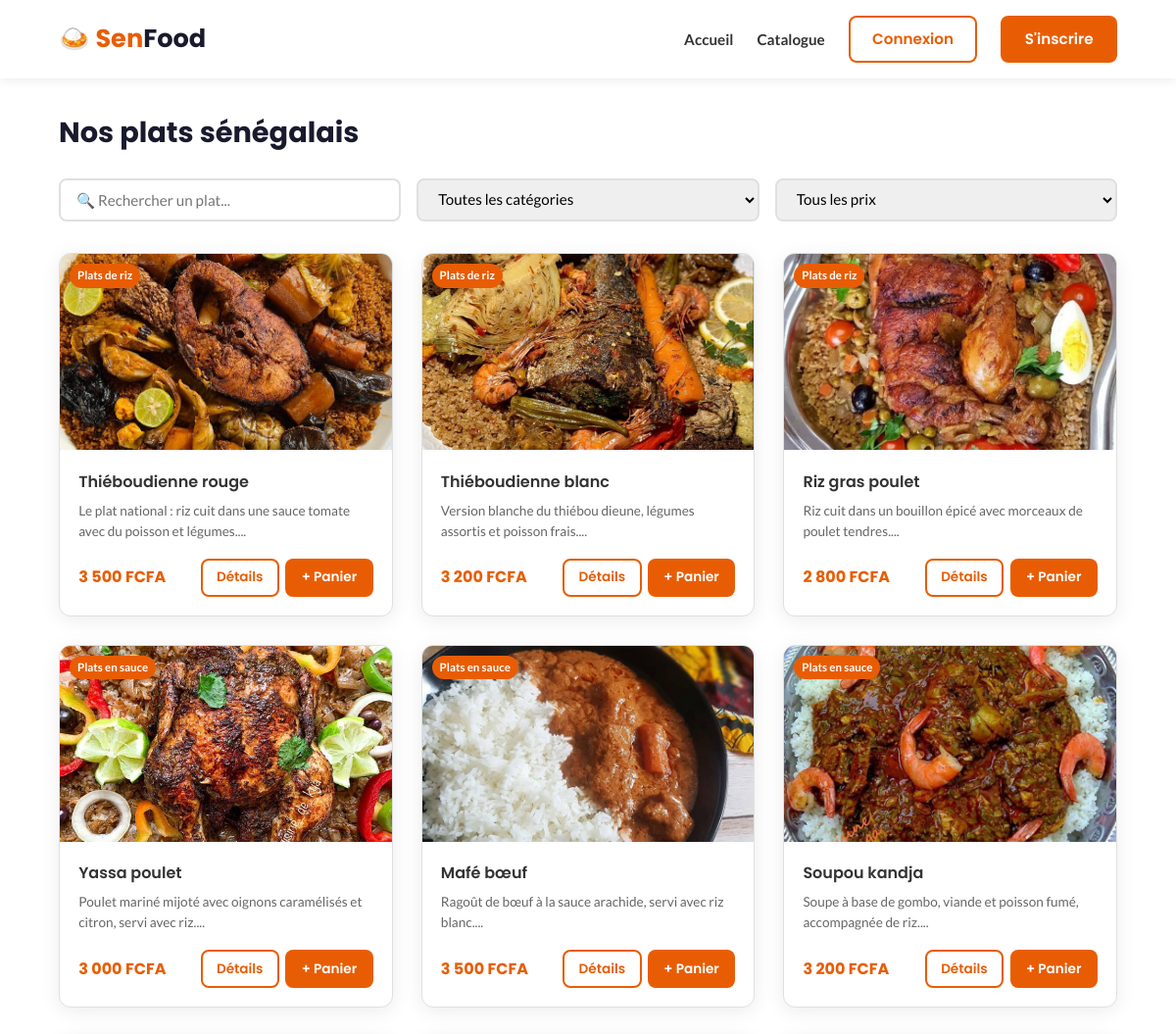
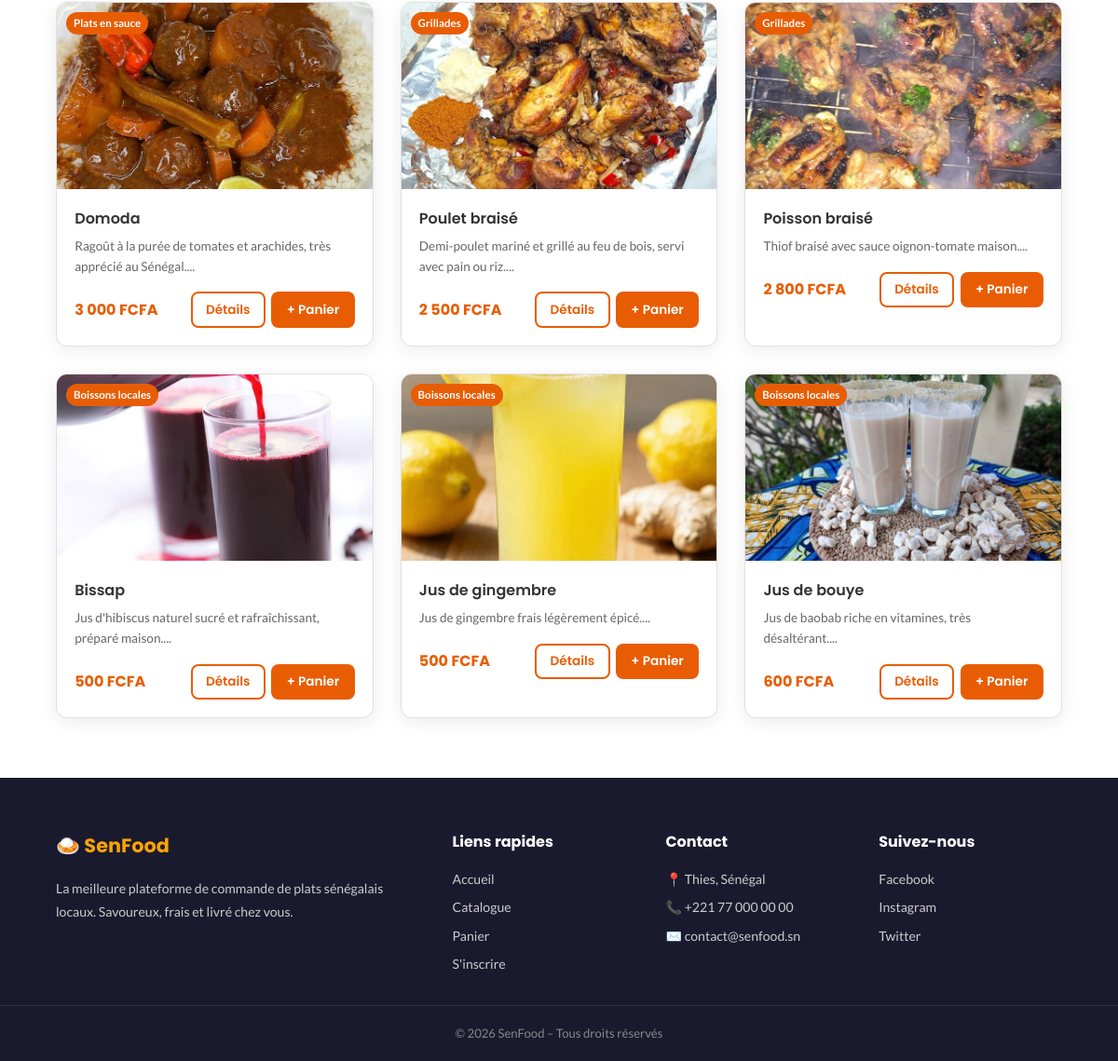
The app's page /client/catalogue.php with its own data (2 pictures, top to bottom).
### tables this page shows
CREATE TABLE `products` (
  `id` int(11) NOT NULL,
  `nom` varchar(100) NOT NULL,
  `prix` decimal(10,2) NOT NULL,
  `image` varchar(255) DEFAULT NULL,
  `description` text DEFAULT NULL,
  `categorie_id` int(11) DEFAULT NULL,
  `created_at` timestamp NOT NULL DEFAULT current_timestamp()
);

CREATE TABLE `categories` (
  `id` int(11) NOT NULL,
  `nom` varchar(100) NOT NULL,
  `description` text DEFAULT NULL
);

### client/catalogue.php (the view, shortened to what this page needs)
<?php
require_once '../config/db.php';
$recherche    = isset($_GET['q']) ? trim($_GET['q']) : '';
$sql    = 'SELECT p.*, c.nom AS categorie_nom FROM products p LEFT JOIN categories c ON p.categorie_id = c.id WHERE 1=1';
$params = [];
$sql .= ' ORDER BY p.created_at DESC';
$stmt = $pdo->prepare($sql);
$stmt->execute($params);
$produits = $stmt->fetchAll();
?>
<!DOCTYPE html>
<html lang="fr">
<head>
    <link rel="stylesheet" href="../assets/css/style.css">
</head>
<body>
<?php include '../includes/header.php'; ?>
<main class="catalogue-page">
    <div class="container">
        <h1 class="page-titre">Nos plats sénégalais</h1>
        <div class="filtres-bar">
            <input type="text" id="recherche-input" placeholder="🔍 Rechercher un plat..."
                   value="<?= htmlspecialchars($recherche) ?>">
            <select id="filtre-categorie">
                <option value="0">Toutes les catégories</option>
            </select>
            <select id="filtre-prix">
                <option value="0">Tous les prix</option>
            </select>
        </div>
        <div class="produits-grid" id="catalogue-grid">
            <?php if (empty($produits)): ?>
                <p class="aucun-resultat">Aucun plat trouvé. Essayez un autre filtre.</p>
            <?php else: ?>
                <?php foreach ($produits as $produit): ?>
                <div class="produit-card"
                     data-nom="<?= strtolower(htmlspecialchars($produit['nom'])) ?>"
                     data-categorie="<?= $produit['categorie_id'] ?>"
                     data-prix="<?= $produit['prix'] ?>">
                    <div class="produit-image">
                        <img src="../<?= htmlspecialchars($produit['image']) ?>"
                             alt="<?= htmlspecialchars($produit['nom']) ?>"
                             onerror="this.src='../assets/images/default.jpg'">
                        <span class="produit-badge"><?= htmlspecialchars($produit['categorie_nom']) ?></span>
                    </div>
                    <div class="produit-info">
                        <h3><?= htmlspecialchars($produit['nom']) ?></h3>
                        <p class="produit-description">
                            <?= htmlspecialchars(substr($produit['description'], 0, 80)) ?>...
                        </p>
                        <div class="produit-footer">
                            <span class="produit-prix">
                                <?= number_format($produit['prix'], 0, ',', ' ') ?> FCFA
                            </span>
                            <div class="produit-actions">
                                <a href="produit.php?id=<?= $produit['id'] ?>"
                                   class="btn btn-outline btn-small">Détails</a>
                                <a href="panier.php?action=ajouter&id=<?= $produit['id'] ?>"
                                   class="btn btn-primary btn-small">+ Panier</a>
                            </div>
                        </div>
                    </div>
                </div>
                <?php endforeach; ?>
            <?php endif; ?>
        </div>
    </div>
</main>
<?php include '../includes/footer.php'; ?>
</body>
</html>

### assets/css/style.css (style rules this page uses)
:root { --primary-color: #E85D04; --secondary-color: #FAA307; --dark-color: #1A1A2E; --text-color: #333333; --text-light: #666666; --bg-light: #FFF8F0; --bg-white: #FFFFFF; --border-color: #E0E0E0; --success-color: #2D6A4F; --error-color: #D62828; --font-main: 'Poppins', sans-serif; --font-body: 'Lato', sans-serif; --shadow: 0 4px 20px rgba(0,0,0,0.08); --shadow-hover: 0 8px 30px rgba(232,93,4,0.2); --radius: 12px; --transition: 0.25s ease; }
*, *::before, *::after { box-sizing: border-box; margin: 0; padding: 0; }
html { scroll-behavior: smooth; }
body { font-family: var(--font-body); color: var(--text-color); background: var(--bg-white); line-height: 1.6; }
img { max-width: 100%; height: auto; display: block; }
a { text-decoration: none; color: inherit; }
.container { width: 90%; max-width: 1200px; margin: 0 auto; }
.btn { display: inline-block; padding: 0.6rem 1.4rem; border-radius: 8px; font-family: var(--font-main); font-weight: 600; font-size: 0.95rem; cursor: pointer; border: 2px solid transparent; transition: all var(--transition); }
.btn-primary { background: var(--primary-color); color: #fff; }
.btn-outline { background: transparent; border-color: var(--primary-color); color: var(--primary-color); }
.btn-small { padding: 0.4rem 0.9rem; font-size: 0.85rem; }
.produits-grid { display: grid; grid-template-columns: repeat(3, 1fr); gap: 1.8rem; }
.produit-card { background: var(--bg-white); border: 1px solid var(--border-color); border-radius: var(--radius); overflow: hidden; box-shadow: var(--shadow); transition: transform var(--transition), box-shadow var(--transition); }
.produit-image img { width: 100%; height: 200px; object-fit: cover; }
.produit-info { padding: 1.2rem; }
.produit-info h3 { font-family: var(--font-main); font-size: 1rem; font-weight: 600; margin-bottom: 0.4rem; }
.produit-description { font-size: 0.85rem; color: var(--text-light); margin-bottom: 1rem; }
.produit-footer { display: flex; align-items: center; justify-content: space-between; }
.produit-prix { font-family: var(--font-main); font-weight: 700; color: var(--primary-color); font-size: 1rem; }
.catalogue-page { padding: 2rem 0 4rem; }
.page-titre { font-family: var(--font-main); font-size: 1.8rem; font-weight: 700; color: var(--dark-color); margin-bottom: 1.5rem; }
.filtres-bar { display: flex; gap: 1rem; margin-bottom: 2rem; flex-wrap: wrap; }
.filtres-bar input, .filtres-bar select { padding: 0.65rem 1rem; border: 2px solid var(--border-color); border-radius: 8px; font-family: var(--font-body); font-size: 0.95rem; flex: 1; min-width: 180px; transition: border-color var(--transition); }
.produit-badge { position: absolute; top: 10px; left: 10px; background: var(--primary-color); color: #fff; font-size: 0.72rem; font-weight: 700; padding: 3px 8px; border-radius: 50px; }
.produit-image { position: relative; }
.produit-actions { display: flex; gap: 0.4rem; }

### records on screen
products: image (picture), categorie.nom "Plats de riz", nom "Thiéboudienne rouge", description "Le plat national : riz cuit dans une sauce tomate avec du poisson et légumes.", prix "3 500"
products: image (picture), categorie.nom "Plats de riz", nom "Thiéboudienne blanc", description "Version blanche du thiébou dieune, légumes assortis et poisson frais.", prix "3 200"
products: image (picture), categorie.nom "Plats de riz", nom "Riz gras poulet", description "Riz cuit dans un bouillon épicé avec morceaux de poulet tendres.", prix "2 800"
products: image (picture), categorie.nom "Plats en sauce", nom "Yassa poulet", description "Poulet mariné mijoté avec oignons caramélisés et citron, servi avec riz.", prix "3 000"
products: image (picture), categorie.nom "Plats en sauce", nom "Mafé bœuf", description "Ragoût de bœuf à la sauce arachide, servi avec riz blanc.", prix "3 500"
products: image (picture), categorie.nom "Plats en sauce", nom "Soupou kandja", description "Soupe à base de gombo, viande et poisson fumé, accompagnée de riz.", prix "3 200"
products: image (picture), categorie.nom "Plats en sauce", nom "Domoda", description "Ragoût à la purée de tomates et arachides, très apprécié au Sénégal.", prix "3 000"
products: image (picture), categorie.nom "Grillades", nom "Poulet braisé", description "Demi-poulet mariné et grillé au feu de bois, servi avec pain ou riz.", prix "2 500"
products: image (picture), categorie.nom "Grillades", nom "Poisson braisé", description "Thiof braisé avec sauce oignon-tomate maison.", prix "2 800"
products: image (picture), categorie.nom "Boissons locales", nom "Bissap", description "Jus d'hibiscus naturel sucré et rafraîchissant, préparé maison.", prix "500"
products: image (picture), categorie.nom "Boissons locales", nom "Jus de gingembre", description "Jus de gingembre frais légèrement épicé.", prix "500"
products: image (picture), categorie.nom "Boissons locales", nom "Jus de bouye", description "Jus de baobab riche en vitamines, très désaltérant.", prix "600"
